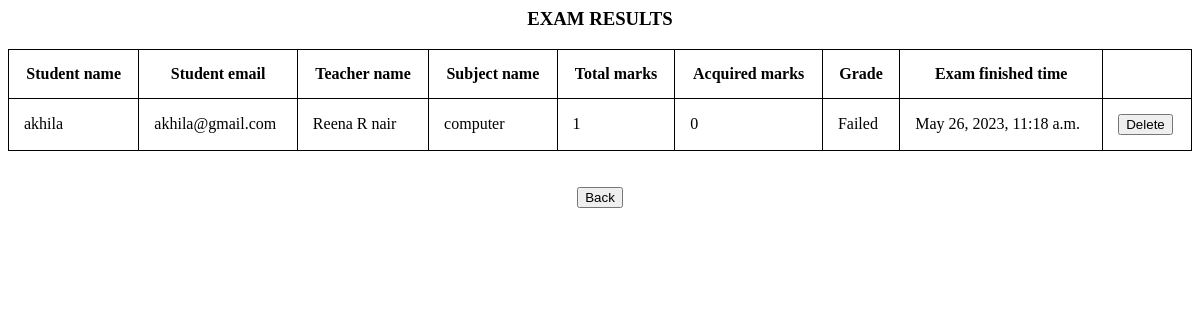
The app's page /exam_result (signed in) with its own data.
### learn/models.py (models this page shows)
class Exam_results(models.Model):
    Student_name = models.CharField(max_length=200, null=True)
    Student_email = models.EmailField(max_length=200, null=True)
    Teacher_name = models.CharField(max_length=200, null=True)
    Subject_name = models.CharField(max_length=200, null=True)
    Total_marks = models.IntegerField(null=True)
    Acquired_marks = models.IntegerField(null=True)
    Grade = models.CharField(max_length=200, null=True)
    Time_stop = models.DateTimeField(auto_now=True, null=True)
    Exam_res_reg = models.ForeignKey(Registration, on_delete=models.SET_NULL, null = True)

### learn/views.py (the view)
# urls.py: path('exam_result',learn.views.exam_result,name='exam_result'),
def exam_result(request):
    hh = Registration.objects.get(id = request.session['logg'])
    mnm = hh.First_name+' '+hh.Last_name
    gt = Exam_results.objects.filter(Teacher_name = mnm)
    return render(request,'exam_result.html',{'hh':hh,'gt':gt})

### Templates/exam_result.html (shortened to what this page needs)
{% load static %}
<html lang="en">
<head>
   <link rel="stylesheet" type="text/css" href="{% static 'trt.css' %}">
</head>
<body class= "pic" background="{% static 'trt.jpg' %}" >
<h3 align="center">EXAM RESULTS</h3>
<table  style="width:100%">
   <tr>
      <th>
         Student name
      </th>
        <th>
         Student email
      </th>
      <th>
         Teacher name
      </th>
      <th>
         Subject name
      </th>
      <th>
         Total marks
      </th>
      <th>
         Acquired marks
      </th>
      <th>
         Grade
      </th>
      <th>
         Exam finished time
      </th>
   </tr>
   {% for i in gt %}
   <tr>
      <td>
         {{i.Student_name}}
      </td>
      <td>
            {{i.Student_email}}
      </td>
      <td>
            {{i.Teacher_name}}
      </td>
      <td>
            {{i.Subject_name}}
      </td>
      <td>
            {{i.Total_marks}}
      </td>
      <td>
            {{i.Acquired_marks}}
      </td>
      <td>
            {{i.Grade}}
      </td>
        <td>
            {{i.Time_stop}}
      </td>
      <td>
         <button type="submit" onclick="location.href='{% url 'delete_ex_re' i.id %}'" name='del'>Delete</button>
      </td>
   </tr>
   {% endfor %}
</table><br><br>
<div align="center">
   <button type="submit" onclick="location.href='{% url 'teacher_home' %}'" name='mybtn2'>Back</button>
</div>
</body>
</html>

### static/trt.css (style rules this page uses)
* { box-sizing: border-box }
.pic { background-repeat: no-repeat; background-attachment: fixed; background-size: cover; background-size: 100%; }

### Templates/exam_result.html (style rules this page uses)
table, th, td { border: 1px solid black; border-collapse: collapse; }
th, td { padding: 15px; }

### records on screen
Exam_results: Student_name "akhila", Student_email "akhila@gmail.com", Teacher_name "Reena R nair", Subject_name "computer", Total_marks "1", Acquired_marks "0", Grade "Failed", Time_stop "May 26, 2023, 11:18 a.m."
